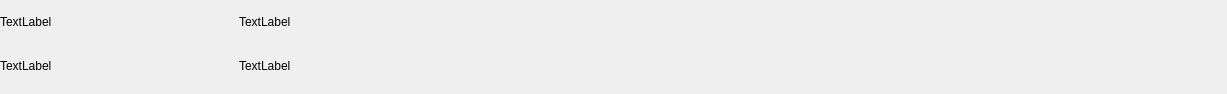
<?xml version="1.0" encoding="UTF-8"?>
<ui version="4.0">
 <class>items</class>
 <widget class="QWidget" name="items">
  <property name="geometry">
   <rect>
    <x>0</x>
    <y>0</y>
    <width>1227</width>
    <height>94</height>
   </rect>
  </property>
  <property name="windowTitle">
   <string>Form</string>
  </property>
  <property name="styleSheet">
   <string notr="true"/>
  </property>
  <widget class="QLabel" name="Code">
   <property name="geometry">
    <rect>
     <x>239</x>
     <y>44</y>
     <width>239</width>
     <height>44</height>
    </rect>
   </property>
   <property name="styleSheet">
    <string notr="true">
background-image: url(:/Images/Stillder UI/LoginMenu/lightPurple.png);</string>
   </property>
   <property name="text">
    <string>TextLabel</string>
   </property>
  </widget>
  <widget class="QLabel" name="Unit">
   <property name="geometry">
    <rect>
     <x>0</x>
     <y>44</y>
     <width>239</width>
     <height>44</height>
    </rect>
   </property>
   <property name="styleSheet">
    <string notr="true">background-image: url(:/Images/Stillder UI/LoginMenu/lightPurple.png);</string>
   </property>
   <property name="text">
    <string>TextLabel</string>
   </property>
  </widget>
  <widget class="QLabel" name="Name">
   <property name="geometry">
    <rect>
     <x>0</x>
     <y>0</y>
     <width>239</width>
     <height>44</height>
    </rect>
   </property>
   <property name="styleSheet">
    <string notr="true">background-image: url(:/Images/Stillder UI/LoginMenu/lightPurple.png);</string>
   </property>
   <property name="text">
    <string>TextLabel</string>
   </property>
  </widget>
  <widget class="QLabel" name="Price">
   <property name="geometry">
    <rect>
     <x>239</x>
     <y>0</y>
     <width>239</width>
     <height>44</height>
    </rect>
   </property>
   <property name="styleSheet">
    <string notr="true">background-image: url(:/Images/Stillder UI/LoginMenu/lightPurple.png);</string>
   </property>
   <property name="text">
    <string>TextLabel</string>
   </property>
  </widget>
  <widget class="QLabel" name="label">
   <property name="geometry">
    <rect>
     <x>-16</x>
     <y>0</y>
     <width>1251</width>
     <height>88</height>
    </rect>
   </property>
   <property name="styleSheet">
    <string notr="true">background-image: url(:/Images/Stillder UI/LoginMenu/lightPurple.png);</string>
   </property>
   <property name="text">
    <string/>
   </property>
  </widget>
  <zorder>label</zorder>
  <zorder>Code</zorder>
  <zorder>Unit</zorder>
  <zorder>Name</zorder>
  <zorder>Price</zorder>
 </widget>
 <resources/>
 <connections/>
</ui>
